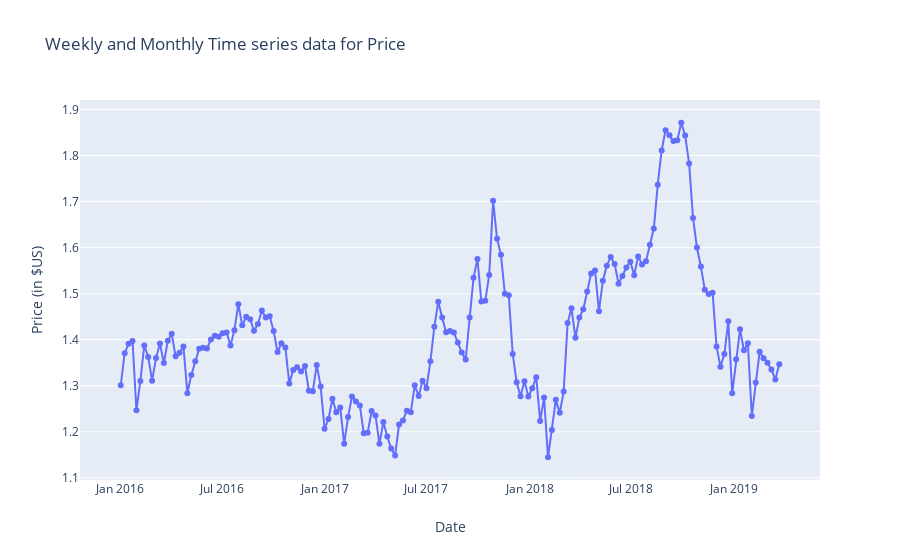

The notebook cell this image was saved under:
### Code cell
# Create a trace for Price
trace1 = traces(x=df_month.date_w, y=df_month.price,
                mode="lines+markers", name="price")
# add trace to data
data = [trace1]
# Customize the layout
layout = layouts(title1="Weekly and Monthly Time series data for Price", 
                 title2="Date", 
                 title3="Price (in $US)")
# Create the figure
figure = dict(data=data, layout=layout)
# Plot the figure
iplot(figure)

### Figure 1 — Plotly figure (JSON) as saved in the notebook; plotly's stock layout.template omitted (floating-point values rounded to 4 significant figures; data arrays with more than 128 entries replaced by an {"elided": "..."} marker saying what was removed)
{"data": [{"y": {"elided": "169 float values"}, "x": {"elided": "169 str values"}, "type": "scatter", "mode": "lines+markers", "name": "price"}], "layout": {"hovermode": "closest", "yaxis": {"title": {"text": "Price (in $US)"}}, "xaxis": {"title": {"text": "Date"}, "showgrid": false}, "title": {"text": "Weekly and Monthly Time series data for Price"}}}
